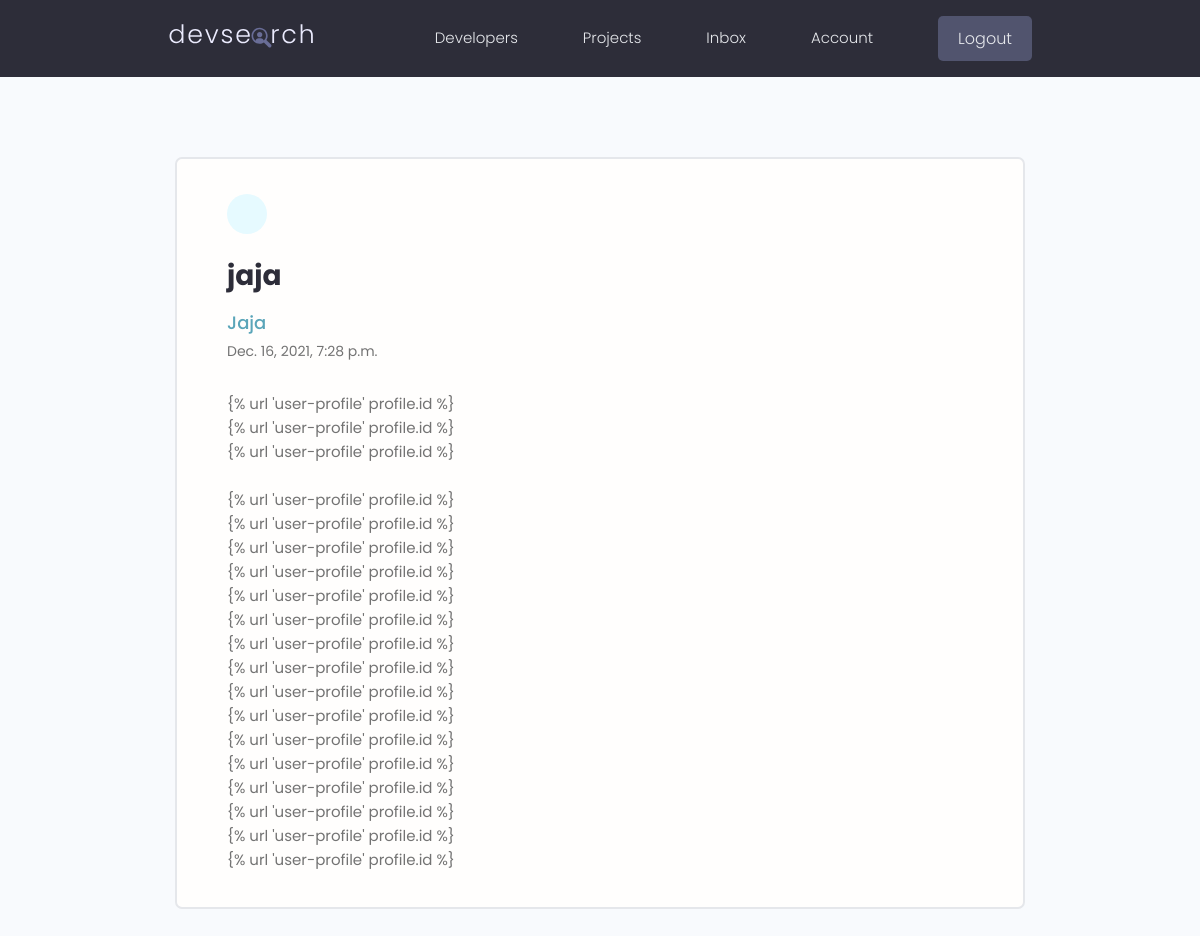
The app's page /message/fc4df06a-a71e-432a-8df9-6cfe250c38ba/ (signed in) with its own data.
### users/models.py (models this page shows, shortened)
class Message(models.Model):
    sender = models.ForeignKey(Profile, on_delete=models.SET_NULL, null=True, blank=True)
    recipient = models.ForeignKey(Profile, on_delete=models.SET_NULL, null=True, blank=True, related_name="messages")
    name = models.CharField(max_length=200,null=True,blank=True)
    email = models.EmailField(max_length=200,null=True,blank=True)
    subject = models.CharField(max_length=200,null=True,blank=True)
    body = models.TextField()
    is_read = models.BooleanField(default=False, null=True)
    created = models.DateTimeField(auto_now_add=True)
    id = models.UUIDField(default=uuid.uuid4, unique=True, primary_key=True, editable=False)
    class Meta:
        ordering = ['is_read', '-created']

### users/views.py (the view)
# urls.py: path('message/<str:pk>/',views.viewMessage,name='message'),
@login_required(login_url='login')
def viewMessage(request, pk):
    profile = request.user.profile
    message = profile.messages.get(id=pk)
    if message.is_read == False:
        message.is_read = True
        message.save()
    context = {'profile': profile, 'message': message}
    return render(request, 'users/message.html', context)

### users/templates/users/message.html (shortened to what this page needs)
{% extends 'main.html' %}
{% block content %}
  <main class="messagePage my-xl">
    <div class="content-box">
      <div class="message">
        <a class="backButton" href="{% url 'inbox' %}"></a>
        <h2 class="message__subject">{{ message.subject }}</h2>
          <a href="{% url 'user-profile' profile.id %}" class="message__author">{{ message.name}}</a>
          <p class="message__date">{{ message.created }}</p>
          <div class="message__body">
              {{ message.body|linebreaksbr }}
          </div>
      </div>
    </div>
  </main>
{% endblock content %}

### static/styles/app.css (style rules this page uses)
:root { --color-sub: #2d2d39; }
.content-box { width: 95%; max-width: 85rem; margin: 0 auto; }
.message { padding: 2.5rem 0; }
.message > a { display: flex; gap: 1rem; }
.message__author, .message__date { flex-basis: 25%; }
.message__subject { flex-basis: 50%; }
.message__date { text-align: right; }
.messagePage .message { list-style: none; background: var(--color-white); padding: 3.5rem 5rem; border: 2px solid var(--color-light); border-radius: 0.7rem; }
.messagePage .message__subject { font-size: 2.8rem; color: var(--color-sub); margin-bottom: 1rem; margin-top: 2rem; }
.messagePage .message__author { font-size: 1.8rem; font-weight: 500; }
.messagePage .message__date { font-size: 1.4rem; font-weight: 400; text-align: left; margin-bottom: 3rem; }
.backButton { background: var(--color-main-light); color: var(--color-main); width: 4rem; height: 4rem; display: flex; align-items: center; justify-content: center; border-radius: 50%; }

### static/uikit/styles/modules/_variables.css (style rules this page uses)
:root { --color-main: #5aa5b9; --color-main-light: #e6faff; --color-sub: #3f4156; --color-sub-light: #51546e; --color-sub-lighter: #ededfd; --color-text: #737373; --color-gray: #8b8b8b; --color-light: #e5e7eb; --color-light-gray: #767676; --color-bg: #f8fafd; --color-white: #fffefd; --color-white-light: #f3f3f3; --color-success: #359e64; --color-success-bg: #def8e8; --color-error: #fc4b0b; --color-error-bg: #fff2ee; --font-base: 'Poppins', arial, helvetica, 'Segoe UI', roboto, ubuntu, sans-serif; --font-monospace: 'Fira Code', 'Courier New', courier, monospace; --font-regular: 300; --font-medium: 500; --font-bold: 700; --generic-shadow: 1px 1px 5px #00000010; --generic-transition: all 0.3s ease-in-out; }

### static/uikit/styles/modules/_base.css (style rules this page uses)
* { margin: 0; padding: 0; box-sizing: border-box; text-rendering: optimizeLegibility; color: inherit; font-size: inherit; }
html { font-size: 50%; }
@media only screen and (min-width: 480px) { html { font-size: 56.25%; } }
@media only screen and (min-width: 1200px) { html { font-size: 62.5%; } }
body { line-height: 1.6; font-weight: 400; font-size: 1.5rem; color: var(--color-text); background-color: var(--color-bg); min-height: 100vh; }

### static/uikit/styles/modules/_typography.css (style rules this page uses)
* { font-family: var(--font-base); }
h2 { font-size: 3.6rem; font-weight: var(--font-bold); }
p, span, strong { font-size: 1.6rem; color: var(--color-text); font-weight: var(--font-regular); }
a { padding-bottom: 2px; text-decoration: none; display: inline-block; color: var(--color-main); font-weight: var(--font-medium); }

### static/uikit/styles/modules/_utilities.css (style rules this page uses)
.my-xl { margin: 8rem auto; }

### records on screen
Message: subject "jaja", name "Jaja", created "Dec. 16, 2021, 7:28 p.m.", body "{% url 'user-profile' profile.id %} {% url 'user-profile' profile.id %} {% url 'user-profile' profile.id %} {% url 'user-profile' profile.id %} {% url 'user-profile' profile.id %} {% url 'user-profile' profile.id %} {% url 'user-profile' profile.id %} {% url 'user-profile' profile.id %} {% url 'user-profile' profile.id %} {% url 'user-profile' profile.id %} {% url 'user-profile' profile.id %} {% url 'user-profile' profile.id %} {% url 'user-profile' profile.id %} {% url 'user-profile' profile.id %} {% url 'user-profile' profile.id %} {% url 'user-profile' profile.id %} {% url 'user-profile' profile.id %} {% url 'user-profile' profile.id %} {% url 'user-profile' profile.id %}"
